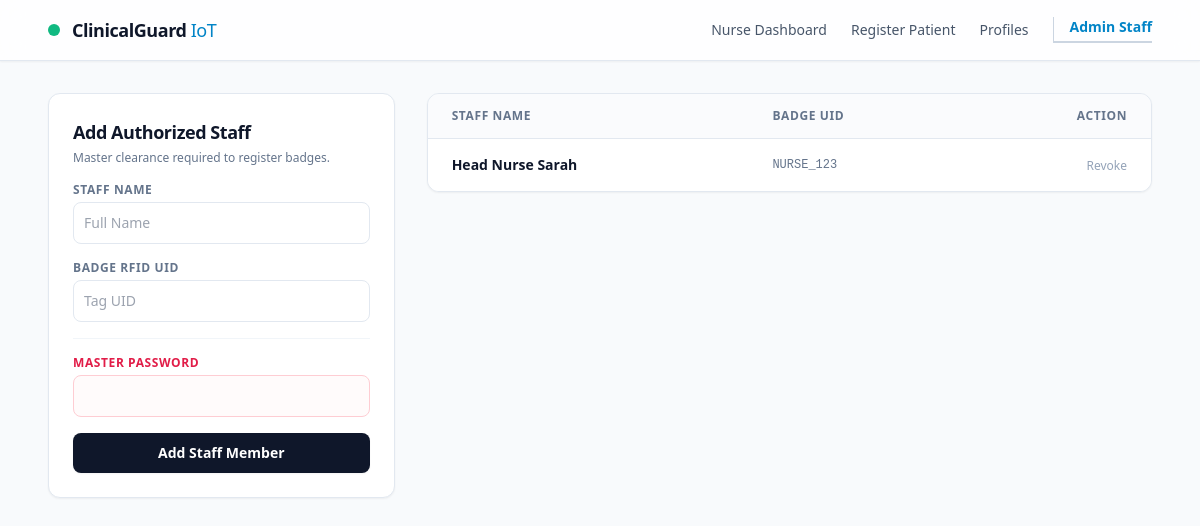
Page /nurses on the earlier database version.
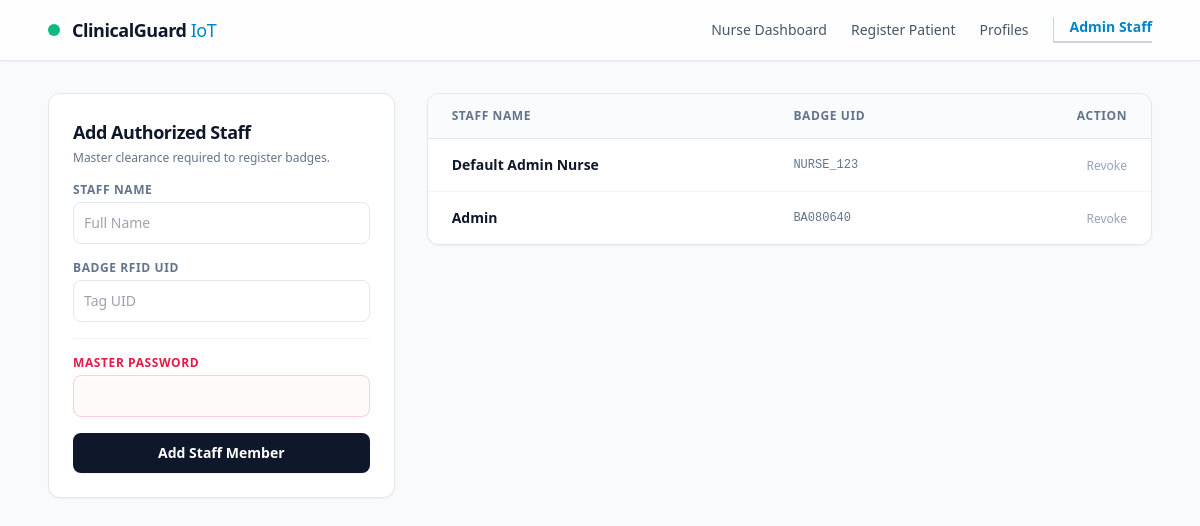
Same page on the later database version.
### tables this page shows
CREATE TABLE nurses (
    nurse_rfid TEXT PRIMARY KEY,
    nurse_name TEXT
);

### app.py (the view, shortened to what this page needs)
@app.route('/nurses', methods=['GET', 'POST'])
def manage_nurses():
    conn = get_db()
    nurses = conn.execute("SELECT * FROM nurses").fetchall()
    return render_template('nurses.html', nurses=nurses)

### app.py (called while the page is built)
def get_db():
    conn = sqlite3.connect(DB_FILE)
    conn.row_factory = sqlite3.Row
    return conn

### templates/nurses.html (shortened to what this page needs)
<!DOCTYPE html>
<html lang="en">
<head>
    <script src="https://cdn.tailwindcss.com"></script>
</head>
<body class="bg-slate-50 font-sans min-h-screen text-slate-800">
    <nav class="backdrop-blur-md bg-white/80 sticky top-0 z-50 border-b border-slate-200 shadow-sm">
        <div class="max-w-6xl mx-auto flex justify-between items-center px-6 py-4">
            <div class="flex items-center gap-3">
                <div class="h-3 w-3 rounded-full bg-emerald-500"></div>
                <span class="font-bold text-slate-900 tracking-tight text-lg">ClinicalGuard <span class="text-sky-600 font-normal">IoT</span></span>
            </div>
            <div class="flex gap-6 items-center text-sm">
                <a href="/" class="text-slate-600 hover:text-slate-900 font-medium transition">Nurse Dashboard</a>
                <a href="/register" class="text-slate-600 hover:text-slate-900 font-medium transition">Register Patient</a>
                <a href="/patients" class="text-slate-600 hover:text-slate-900 font-medium transition">Profiles</a>
                <a href="/nurses" class="text-sky-600 font-semibold border-b-2 border-sky-600 pb-1 pl-4 border-l border-slate-300">Admin Staff</a>
            </div>
        </div>
    </nav>
    <div class="max-w-6xl mx-auto px-6 py-8 grid grid-cols-1 md:grid-cols-3 gap-8">
        <div class="md:col-span-1 bg-white border border-slate-200 shadow-sm rounded-xl p-6 h-fit">
            <h2 class="text-lg font-bold text-slate-900 tracking-tight mb-1">Add Authorized Staff</h2>
            <p class="text-xs text-slate-500 mb-4">Master clearance required to register badges.</p>
            <form method="POST" action="/nurses" class="space-y-4">
                <div>
                    <label class="block text-xs font-semibold uppercase tracking-wider text-slate-500 mb-1">Staff Name</label>
                    <input type="text" name="nurse_name" placeholder="Full Name" required class="block w-full p-2.5 border border-slate-200 rounded-lg text-sm">
                </div>
                <div>
                    <label class="block text-xs font-semibold uppercase tracking-wider text-slate-500 mb-1">Badge RFID UID</label>
                    <input type="text" id="nurse_rfid" name="nurse_rfid" placeholder="Tag UID" required class="block w-full p-2.5 border border-slate-200 rounded-lg text-sm">
                </div>
                <hr class="border-slate-100 my-2">
                <div>
                    <label class="block text-xs font-semibold uppercase tracking-wider text-rose-600 mb-1">Master Password</label>
                    <input type="password" name="master_password" required class="block w-full p-2.5 border border-rose-200 bg-rose-50/30 rounded-lg text-sm">
                </div>
                <button type="submit" class="w-full bg-slate-900 hover:bg-slate-800 text-white font-semibold py-2.5 px-4 rounded-lg shadow-sm transition text-sm">
                    Add Staff Member
                </button>
            </form>
        </div>
        <div class="md:col-span-2 bg-white border border-slate-200 shadow-sm rounded-xl overflow-hidden h-fit">
            <table class="min-w-full divide-y divide-slate-200">
                <thead class="bg-slate-50/75">
                    <tr>
                        <th class="px-6 py-3.5 text-left text-xs font-semibold text-slate-500 uppercase tracking-wider">Staff Name</th>
                        <th class="px-6 py-3.5 text-left text-xs font-semibold text-slate-500 uppercase tracking-wider">Badge UID</th>
                        <th class="px-6 py-3.5 text-right text-xs font-semibold text-slate-500 uppercase tracking-wider">Action</th>
                    </tr>
                </thead>
                <tbody class="bg-white divide-y divide-slate-100">
                    {% for nurse in nurses %}
                    <tr id="row-{{ nurse.nurse_rfid }}" class="hover:bg-slate-50/80 transition">
                        <td class="px-6 py-4 whitespace-nowrap text-sm font-semibold text-slate-900">{{ nurse.nurse_name }}</td>
                        <td class="px-6 py-4 whitespace-nowrap text-xs font-mono text-slate-500">{{ nurse.nurse_rfid }}</td>
                        <td class="px-6 py-4 whitespace-nowrap text-right text-sm">
                            <button onclick="deleteNurse('{{ nurse.nurse_rfid }}')" class="text-slate-400 hover:text-rose-600 font-medium text-xs transition">Revoke</button>
                        </td>
                    </tr>
                    {% endfor %}
                </tbody>
            </table>
        </div>
    </div>
</body>
</html>

Differences in the rows shown:
changed nurses "NURSE_123": nurse_name "Head Nurse Sarah" → "Default Admin Nurse"
added nurses: nurse_name "Admin", nurse_rfid "BA080640"
